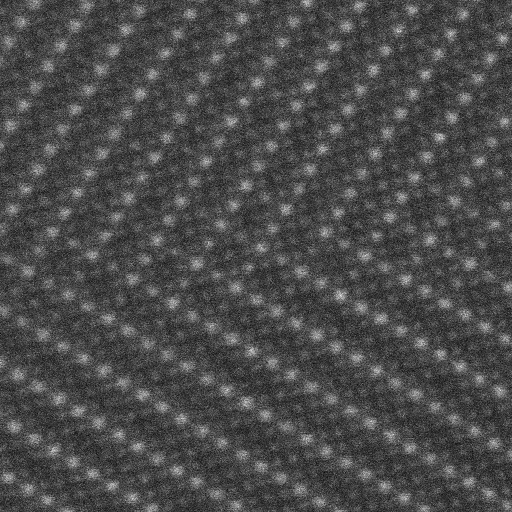
#> input picture 2D_Datasets/images/LLTO_800.tif, 512 x 512 px
$ jupyter execute 2D_Image_Analysis_HRSTEM.ipynb
#> lines starting #> are read from the running program, lines starting #| are printed output that depends on the picture
# High-Resolution STEM Image Analysis

## Purpose
This notebook is designed to analyze high-resolution Scanning Transmission Electron Microscopy (STEM) images. The steps include applying noise, filtering, atomic column localization, and quantification of the intensity of these columns using a double Gaussian with a Bayesian framework. An analytical expression for the Maximum A Posteriori (MAP) rule is derived and tested to retrieve the correct number of atomic columns present in experimental STEM data.

## What You Will Learn
- **Noise Application and Filtering**: Techniques to add and filter noise in high-resolution STEM images.
- **Atomic Column Localization**: Methods to detect and localize atomic columns.
- **Intensity Quantification Using Double Gaussian**: Fitting a double Gaussian model to atomic column intensities.
- **Bayesian Framework and MAP Rule**: Applying a Bayesian framework to quantify atomic columns and derive the MAP rule.

By the end of this notebook, you will be familiar with advanced techniques for analyzing high-resolution STEM images.

STEM Image credit: https://github.com/pycroscopy/CNMS_UM_2018_SPIMA/blob/master/data/LLTO_800.tif

*Notebook created by Roberto dos Reis -- roberto.reis@northwestern.edu -- @2024*

### 1. Loading and Displaying the High-Resolution STEM Image

[cell 1]
import matplotlib.pyplot as plt
import numpy as np
from skimage import io

# Load a high-resolution STEM image
image_path = 'images/LLTO_800.tif' # Change this to the path of your microscopy image
stem_image = io.imread(image_path)
#> stem_image is the input picture: shape (512, 512) uint16; min 2010, max 59821, mean 19276.1

# Display the image
plt.imshow(stem_image, cmap='gray')
plt.title('High-Resolution STEM Image')
plt.axis('off')  # Hide axes ticks
plt.show()

### Applying Noise and Filtering

In this section, we will add synthetic noise to the high-resolution STEM image and then apply filtering techniques to reduce the noise. This process helps simulate real-world conditions where images often contain noise due to various factors.

[cell 2]
from skimage.util import random_noise
from skimage.filters import gaussian

# Define noise levels
noise_levels = [0.005, 0.01, 1]  # Different variance levels for Gaussian noise

# Apply synthetic noise to the image at different levels
noisy_images = [random_noise(stem_image, mode='gaussian', var=var) for var in noise_levels]
#> noisy_images = 3 items

# Filter the noisy images using a Gaussian filter
filtered_images = [gaussian(noisy_image, sigma=1) for noisy_image in noisy_images]
#> filtered_images = 3 items

# Display the noisy and filtered images side by side for each noise level
fig, axs = plt.subplots(len(noise_levels), 2, figsize=(6, 3 * len(noise_levels)))

for i, (noisy_image, filtered_image, var) in enumerate(zip(noisy_images, filtered_images, noise_levels)):
    # Noisy Image
    axs[i, 0].imshow(noisy_image, cmap='gray')
    axs[i, 0].set_title(f'Noisy Image (variance={var})')
    axs[i, 0].axis('off')

    # Filtered Image
    axs[i, 1].imshow(filtered_image, cmap='gray')
    axs[i, 1].set_title('Filtered Image')
    axs[i, 1].axis('off')
#> this loop made 3 passes
#> var on passes 1 to 3: 0.005, 0.01, 1

plt.tight_layout()
plt.show()
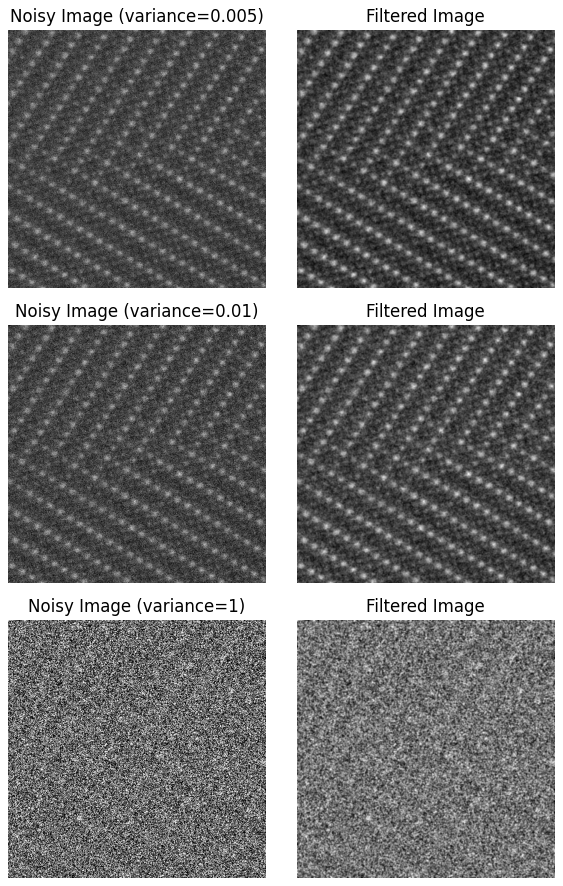
#> figure drawn by matplotlib, 6 panels

### Fourier Space Comparison

To better understand the effects of noise and filtering, we will compare the noisy and filtered images in the Fourier space using FFT. This analysis will help us visualize how noise and filtering impact the frequency components of the images.

[cell 3]
from scipy.fftpack import fft2, fftshift

# Function to compute and plot FFT
def plot_fft(image, ax, title):
    fft_image = fftshift(fft2(image))
    magnitude_spectrum = np.log(np.abs(fft_image) + 1)
    ax.imshow(magnitude_spectrum, cmap='inferno')
    ax.set_title(title)
    ax.axis('off')

# Display the FFT of noisy and filtered images side by side for each noise level
fig, axs = plt.subplots(len(noise_levels), 2, figsize=(6, 3 * len(noise_levels)))

for i, (noisy_image, filtered_image, var) in enumerate(zip(noisy_images, filtered_images, noise_levels)):
    # FFT of Noisy Image
    plot_fft(noisy_image, axs[i, 0], f'FFT of Noisy Image (variance={var})')

    # FFT of Filtered Image
    plot_fft(filtered_image, axs[i, 1], 'FFT of Filtered Image')
#> this loop made 3 passes
#> pass 1, in plot_fft, `magnitude_spectrum = np.log(np.abs(fft_image) + 1)`:
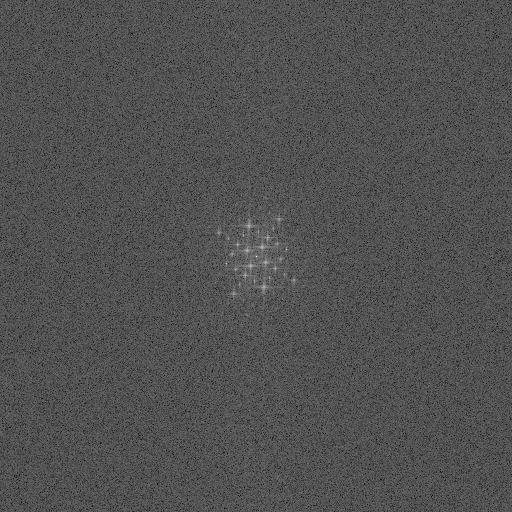
#> magnitude_spectrum: shape (512, 512) float64; min 0.077, max 11.25, mean 3.65; drawn with min black and max white
#> pass 1, in plot_fft (call 2), `magnitude_spectrum = np.log(np.abs(fft_image) + 1)`:
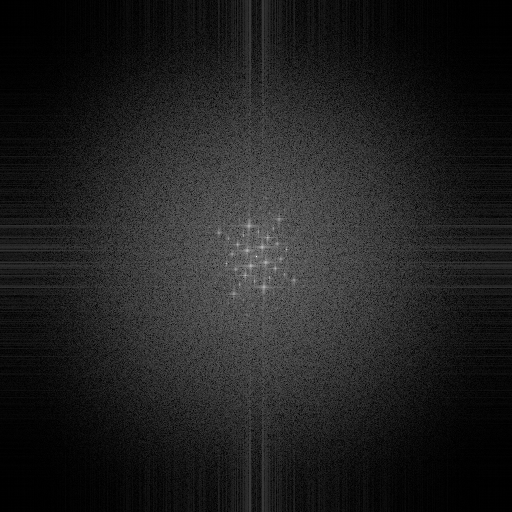
#> magnitude_spectrum: shape (512, 512) float64; min 0.000454, max 11.25, mean 1.44; drawn with min black and max white
#> pass 2, in plot_fft (call 3), `magnitude_spectrum = np.log(np.abs(fft_image) + 1)`:
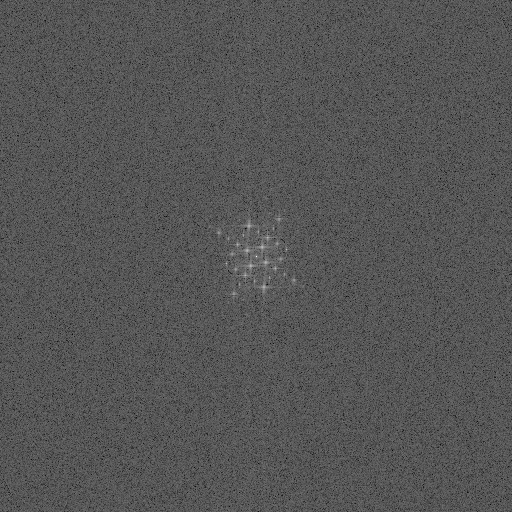
#> magnitude_spectrum: shape (512, 512) float64; min 0.12, max 11.25, mean 3.86; drawn with min black and max white

plt.tight_layout()
plt.show()
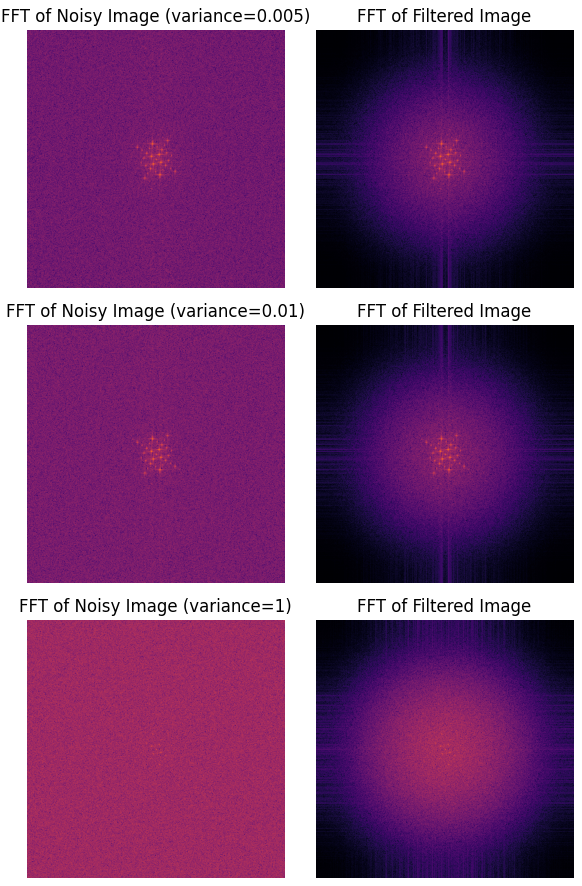
#> figure drawn by matplotlib, 6 panels

$ run again, with 2D_Datasets/images/12Jul2023 Mystery-01.tif copied over 2D_Datasets/images/LLTO_800.tif
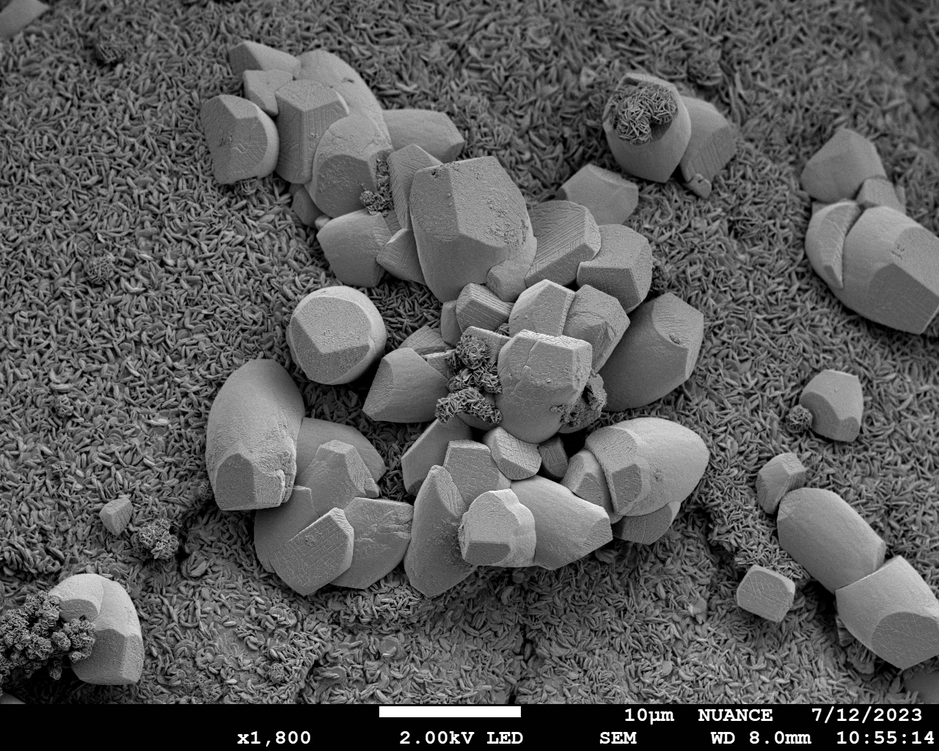
#> input picture 2D_Datasets/images/12Jul2023 Mystery-01.tif, 939 x 751 px, shrunk from 1280 x 1024 before the run
#> stem_image is the input picture: shape (751, 939, 3); min 0, max 255, mean 89.9
#> noisy_images = 3 items
#> the loop `for i, (noisy_image, filtered_image, var) in enumerate(zip(noisy_image..` made 3 passes
#> var on passes 1 to 3: 0.005, 0.01, 1
#> the loop `for i, (noisy_image, filtered_image, var) in enumerate(zip(noisy_image..` made 3 passes
#> pass 1, in plot_fft (call 2), `magnitude_spectrum = np.log(np.abs(fft_image) + 1)`:
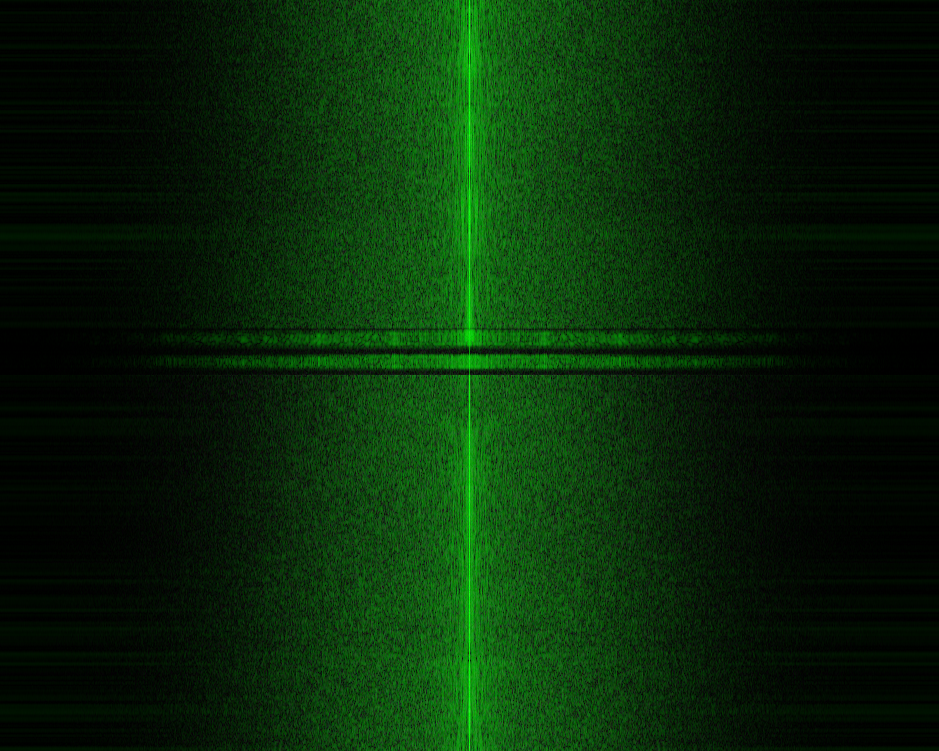
#> magnitude_spectrum: shape (751, 939, 3) float64; mean of channels 0, 1, 2 0.247, 1.13, 0.247; drawn with min black and max white
#> pass 2, in plot_fft (call 3), `magnitude_spectrum = np.log(np.abs(fft_image) + 1)`:
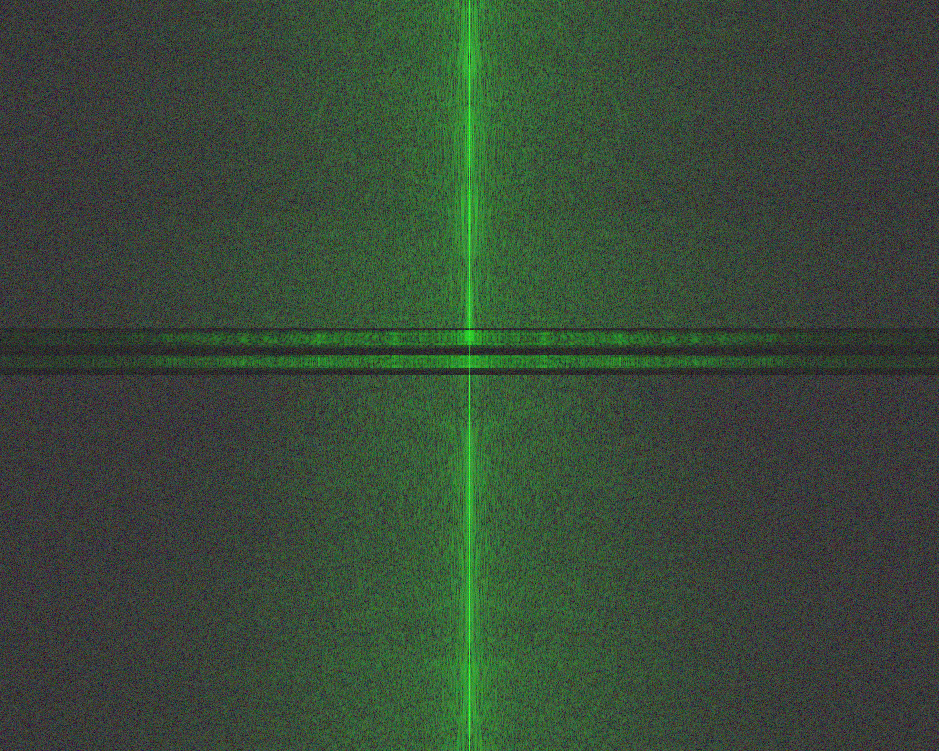
#> magnitude_spectrum: shape (751, 939, 3) float64; mean of channels 0, 1, 2 1.6, 2.1, 1.6; drawn with min black and max white
